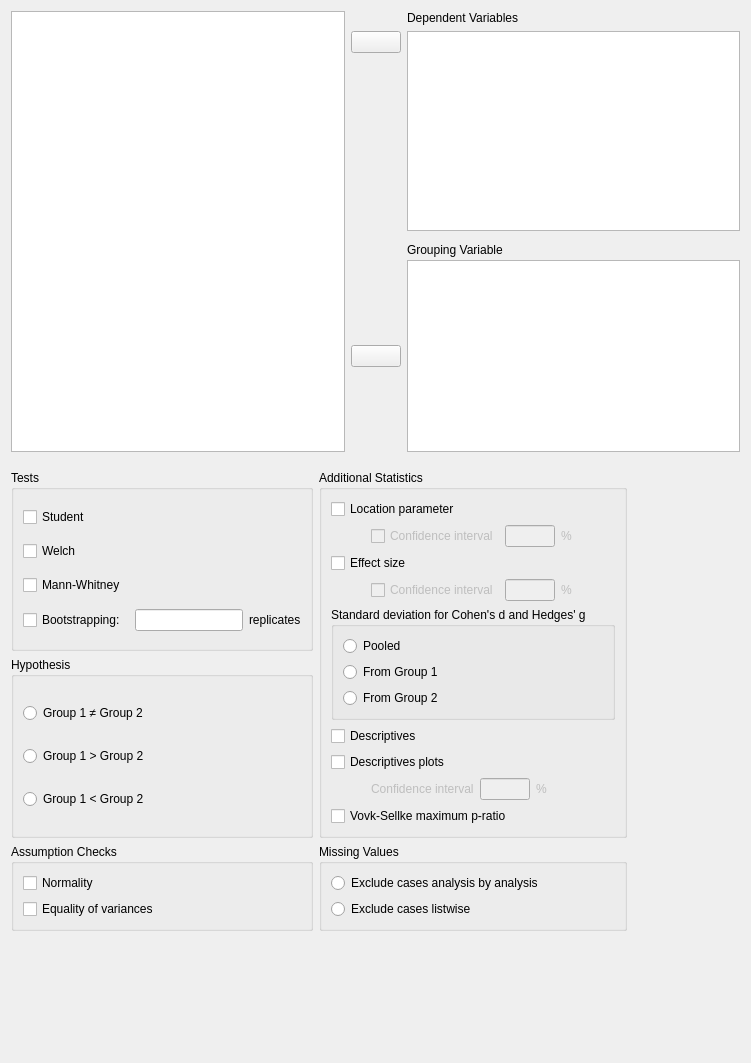
<?xml version="1.0" encoding="UTF-8"?>
<ui version="4.0">
 <class>TTestIndependentSamplesForm</class>
 <widget class="QWidget" name="TTestIndependentSamplesForm">
  <property name="geometry">
   <rect>
    <x>0</x>
    <y>0</y>
    <width>751</width>
    <height>1063</height>
   </rect>
  </property>
  <property name="sizePolicy">
   <sizepolicy hsizetype="Fixed" vsizetype="Preferred">
    <horstretch>0</horstretch>
    <verstretch>0</verstretch>
   </sizepolicy>
  </property>
  <property name="windowTitle">
   <string>Form</string>
  </property>
  <layout class="QGridLayout" name="gridLayout_10">
   <property name="verticalSpacing">
    <number>0</number>
   </property>
   <item row="0" column="0">
    <widget class="QWidget" name="topWidget" native="true">
     <property name="sizePolicy">
      <sizepolicy hsizetype="Preferred" vsizetype="Fixed">
       <horstretch>0</horstretch>
       <verstretch>0</verstretch>
      </sizepolicy>
     </property>
     <layout class="QGridLayout" name="gridLayout_8">
      <property name="leftMargin">
       <number>0</number>
      </property>
      <property name="topMargin">
       <number>0</number>
      </property>
      <property name="rightMargin">
       <number>0</number>
      </property>
      <property name="verticalSpacing">
       <number>3</number>
      </property>
      <item row="0" column="2">
       <widget class="QLabel" name="label_4">
        <property name="sizePolicy">
         <sizepolicy hsizetype="Fixed" vsizetype="Fixed">
          <horstretch>0</horstretch>
          <verstretch>0</verstretch>
         </sizepolicy>
        </property>
        <property name="text">
         <string>Dependent Variables</string>
        </property>
       </widget>
      </item>
      <item row="8" column="1">
       <widget class="AssignButton" name="buttonAssignGroupingVariable">
        <property name="sizePolicy">
         <sizepolicy hsizetype="Fixed" vsizetype="Fixed">
          <horstretch>0</horstretch>
          <verstretch>0</verstretch>
         </sizepolicy>
        </property>
        <property name="minimumSize">
         <size>
          <width>50</width>
          <height>0</height>
         </size>
        </property>
        <property name="maximumSize">
         <size>
          <width>50</width>
          <height>16777215</height>
         </size>
        </property>
        <property name="text">
         <string/>
        </property>
       </widget>
      </item>
      <item row="8" column="2">
       <widget class="boundSingleItemView" name="groupingVariable">
        <property name="sizePolicy">
         <sizepolicy hsizetype="Expanding" vsizetype="Fixed">
          <horstretch>0</horstretch>
          <verstretch>0</verstretch>
         </sizepolicy>
        </property>
        <property name="minimumSize">
         <size>
          <width>0</width>
          <height>0</height>
         </size>
        </property>
        <property name="maximumSize">
         <size>
          <width>16777215</width>
          <height>16777215</height>
         </size>
        </property>
       </widget>
      </item>
      <item row="7" column="2">
       <widget class="QLabel" name="label_5">
        <property name="sizePolicy">
         <sizepolicy hsizetype="Fixed" vsizetype="Fixed">
          <horstretch>0</horstretch>
          <verstretch>0</verstretch>
         </sizepolicy>
        </property>
        <property name="text">
         <string>Grouping Variable</string>
        </property>
       </widget>
      </item>
      <item row="0" column="0" rowspan="9">
       <widget class="AvailableFieldsListView" name="listAvailableFields">
        <property name="sizePolicy">
         <sizepolicy hsizetype="Expanding" vsizetype="Preferred">
          <horstretch>0</horstretch>
          <verstretch>0</verstretch>
         </sizepolicy>
        </property>
        <property name="maximumSize">
         <size>
          <width>16777215</width>
          <height>16777215</height>
         </size>
        </property>
        <property name="selectionMode">
         <enum>QAbstractItemView::ExtendedSelection</enum>
        </property>
       </widget>
      </item>
      <item row="2" column="1">
       <widget class="AssignButton" name="buttonAssignVariables">
        <property name="sizePolicy">
         <sizepolicy hsizetype="Fixed" vsizetype="Fixed">
          <horstretch>0</horstretch>
          <verstretch>0</verstretch>
         </sizepolicy>
        </property>
        <property name="minimumSize">
         <size>
          <width>50</width>
          <height>0</height>
         </size>
        </property>
        <property name="maximumSize">
         <size>
          <width>50</width>
          <height>16777215</height>
         </size>
        </property>
        <property name="text">
         <string/>
        </property>
       </widget>
      </item>
      <item row="3" column="1">
       <spacer name="verticalSpacer_2">
        <property name="orientation">
         <enum>Qt::Vertical</enum>
        </property>
        <property name="sizeHint" stdset="0">
         <size>
          <width>20</width>
          <height>40</height>
         </size>
        </property>
       </spacer>
      </item>
      <item row="2" column="2" rowspan="2">
       <widget class="BoundListView" name="variables">
        <property name="sizePolicy">
         <sizepolicy hsizetype="Expanding" vsizetype="Fixed">
          <horstretch>0</horstretch>
          <verstretch>0</verstretch>
         </sizepolicy>
        </property>
        <property name="minimumSize">
         <size>
          <width>0</width>
          <height>200</height>
         </size>
        </property>
        <property name="maximumSize">
         <size>
          <width>16777215</width>
          <height>200</height>
         </size>
        </property>
        <property name="selectionMode">
         <enum>QAbstractItemView::ExtendedSelection</enum>
        </property>
       </widget>
      </item>
     </layout>
    </widget>
   </item>
   <item row="1" column="0">
    <widget class="QWidget" name="gridWidget" native="true">
     <property name="sizePolicy">
      <sizepolicy hsizetype="Fixed" vsizetype="Fixed">
       <horstretch>0</horstretch>
       <verstretch>0</verstretch>
      </sizepolicy>
     </property>
     <layout class="QGridLayout" name="gridLayout">
      <property name="leftMargin">
       <number>0</number>
      </property>
      <property name="rightMargin">
       <number>0</number>
      </property>
      <property name="bottomMargin">
       <number>0</number>
      </property>
      <item row="0" column="0">
       <widget class="GroupBox" name="tests">
        <property name="sizePolicy">
         <sizepolicy hsizetype="Preferred" vsizetype="Preferred">
          <horstretch>0</horstretch>
          <verstretch>0</verstretch>
         </sizepolicy>
        </property>
        <property name="title">
         <string>Tests</string>
        </property>
        <layout class="QGridLayout" name="gridLayout_7">
         <item row="2" column="0">
          <widget class="BoundCheckBox" name="mannWhitneyU">
           <property name="sizePolicy">
            <sizepolicy hsizetype="Fixed" vsizetype="Fixed">
             <horstretch>0</horstretch>
             <verstretch>0</verstretch>
            </sizepolicy>
           </property>
           <property name="text">
            <string>Mann-Whitney </string>
           </property>
          </widget>
         </item>
         <item row="0" column="1" rowspan="3">
          <spacer name="horizontalSpacer">
           <property name="orientation">
            <enum>Qt::Horizontal</enum>
           </property>
           <property name="sizeHint" stdset="0">
            <size>
             <width>5</width>
             <height>20</height>
            </size>
           </property>
          </spacer>
         </item>
         <item row="0" column="0">
          <widget class="BoundCheckBox" name="students">
           <property name="sizePolicy">
            <sizepolicy hsizetype="Fixed" vsizetype="Fixed">
             <horstretch>0</horstretch>
             <verstretch>0</verstretch>
            </sizepolicy>
           </property>
           <property name="text">
            <string>Student</string>
           </property>
          </widget>
         </item>
         <item row="1" column="0">
          <widget class="BoundCheckBox" name="welchs">
           <property name="sizePolicy">
            <sizepolicy hsizetype="Fixed" vsizetype="Fixed">
             <horstretch>0</horstretch>
             <verstretch>0</verstretch>
            </sizepolicy>
           </property>
           <property name="text">
            <string>Welch</string>
           </property>
          </widget>
         </item>
         <item row="3" column="0">
          <widget class="BoundCheckBox" name="bootstrapping">
           <property name="text">
            <string>Bootstrapping:</string>
           </property>
          </widget>
         </item>
         <item row="3" column="1">
          <widget class="BoundTextBox" name="bootstrappingReplicates"/>
         </item>
         <item row="3" column="2">
          <widget class="QLabel" name="bootstrappingReplicatesLabel">
           <property name="text">
            <string>replicates</string>
           </property>
          </widget>
         </item>
        </layout>
       </widget>
      </item>
      <item row="2" column="1">
       <widget class="BoundGroupBox" name="missingValues">
        <property name="sizePolicy">
         <sizepolicy hsizetype="Preferred" vsizetype="Preferred">
          <horstretch>0</horstretch>
          <verstretch>0</verstretch>
         </sizepolicy>
        </property>
        <property name="title">
         <string>Missing Values</string>
        </property>
        <property name="flat">
         <bool>false</bool>
        </property>
        <layout class="QGridLayout" name="gridLayout_6">
         <item row="0" column="0">
          <widget class="QRadioButton" name="_1excludeAnalysisByAnalysis">
           <property name="sizePolicy">
            <sizepolicy hsizetype="Fixed" vsizetype="Fixed">
             <horstretch>0</horstretch>
             <verstretch>0</verstretch>
            </sizepolicy>
           </property>
           <property name="text">
            <string>Exclude cases analysis by analysis</string>
           </property>
          </widget>
         </item>
         <item row="1" column="0">
          <widget class="QRadioButton" name="_2excludeListwise">
           <property name="sizePolicy">
            <sizepolicy hsizetype="Fixed" vsizetype="Fixed">
             <horstretch>0</horstretch>
             <verstretch>0</verstretch>
            </sizepolicy>
           </property>
           <property name="text">
            <string>Exclude cases listwise</string>
           </property>
          </widget>
         </item>
         <item row="0" column="1">
          <spacer name="horizontalSpacer_4">
           <property name="orientation">
            <enum>Qt::Horizontal</enum>
           </property>
           <property name="sizeHint" stdset="0">
            <size>
             <width>5</width>
             <height>20</height>
            </size>
           </property>
          </spacer>
         </item>
        </layout>
       </widget>
      </item>
      <item row="2" column="0">
       <widget class="GroupBox" name="groupBox">
        <property name="sizePolicy">
         <sizepolicy hsizetype="Preferred" vsizetype="Preferred">
          <horstretch>0</horstretch>
          <verstretch>0</verstretch>
         </sizepolicy>
        </property>
        <property name="title">
         <string>Assumption Checks</string>
        </property>
        <layout class="QGridLayout" name="gridLayout_9">
         <item row="1" column="0">
          <widget class="BoundCheckBox" name="equalityOfVariancesTests">
           <property name="sizePolicy">
            <sizepolicy hsizetype="Fixed" vsizetype="Fixed">
             <horstretch>0</horstretch>
             <verstretch>0</verstretch>
            </sizepolicy>
           </property>
           <property name="text">
            <string>Equality of variances</string>
           </property>
          </widget>
         </item>
         <item row="0" column="0">
          <widget class="BoundCheckBox" name="normalityTests">
           <property name="sizePolicy">
            <sizepolicy hsizetype="Fixed" vsizetype="Fixed">
             <horstretch>0</horstretch>
             <verstretch>0</verstretch>
            </sizepolicy>
           </property>
           <property name="text">
            <string>Normality</string>
           </property>
          </widget>
         </item>
         <item row="0" column="1" rowspan="2">
          <spacer name="horizontalSpacer_3">
           <property name="orientation">
            <enum>Qt::Horizontal</enum>
           </property>
           <property name="sizeHint" stdset="0">
            <size>
             <width>5</width>
             <height>20</height>
            </size>
           </property>
          </spacer>
         </item>
        </layout>
       </widget>
      </item>
      <item row="1" column="0">
       <widget class="BoundGroupBox" name="hypothesis">
        <property name="sizePolicy">
         <sizepolicy hsizetype="Preferred" vsizetype="Preferred">
          <horstretch>0</horstretch>
          <verstretch>0</verstretch>
         </sizepolicy>
        </property>
        <property name="minimumSize">
         <size>
          <width>240</width>
          <height>0</height>
         </size>
        </property>
        <property name="title">
         <string>Hypothesis</string>
        </property>
        <layout class="QGridLayout" name="gridLayout_5">
         <item row="1" column="0">
          <widget class="QRadioButton" name="_2groupOneGreater">
           <property name="sizePolicy">
            <sizepolicy hsizetype="Fixed" vsizetype="Fixed">
             <horstretch>0</horstretch>
             <verstretch>0</verstretch>
            </sizepolicy>
           </property>
           <property name="text">
            <string>Group 1 &gt; Group 2</string>
           </property>
          </widget>
         </item>
         <item row="2" column="0">
          <widget class="QRadioButton" name="_3groupTwoGreater">
           <property name="sizePolicy">
            <sizepolicy hsizetype="Fixed" vsizetype="Fixed">
             <horstretch>0</horstretch>
             <verstretch>0</verstretch>
            </sizepolicy>
           </property>
           <property name="text">
            <string>Group 1 &lt; Group 2</string>
           </property>
          </widget>
         </item>
         <item row="0" column="0">
          <widget class="QRadioButton" name="_1notEqual">
           <property name="sizePolicy">
            <sizepolicy hsizetype="Fixed" vsizetype="Fixed">
             <horstretch>0</horstretch>
             <verstretch>0</verstretch>
            </sizepolicy>
           </property>
           <property name="text">
            <string>Group 1 ≠ Group 2</string>
           </property>
          </widget>
         </item>
         <item row="0" column="1" rowspan="3">
          <spacer name="horizontalSpacer_2">
           <property name="orientation">
            <enum>Qt::Horizontal</enum>
           </property>
           <property name="sizeHint" stdset="0">
            <size>
             <width>5</width>
             <height>20</height>
            </size>
           </property>
          </spacer>
         </item>
        </layout>
       </widget>
      </item>
      <item row="0" column="1" rowspan="2">
       <widget class="GroupBox" name="groupBox_7">
        <property name="sizePolicy">
         <sizepolicy hsizetype="Preferred" vsizetype="Preferred">
          <horstretch>0</horstretch>
          <verstretch>0</verstretch>
         </sizepolicy>
        </property>
        <property name="title">
         <string>Additional Statistics</string>
        </property>
        <layout class="QFormLayout" name="formLayout">
         <item row="0" column="0">
          <widget class="BoundCheckBox" name="meanDifference">
           <property name="sizePolicy">
            <sizepolicy hsizetype="Fixed" vsizetype="Fixed">
             <horstretch>0</horstretch>
             <verstretch>0</verstretch>
            </sizepolicy>
           </property>
           <property name="text">
            <string>Location parameter</string>
           </property>
          </widget>
         </item>
         <item row="1" column="0">
          <widget class="QWidget" name="widgetDescriptivesMeanDiffConfidenceInterval" native="true">
           <property name="enabled">
            <bool>false</bool>
           </property>
           <property name="sizePolicy">
            <sizepolicy hsizetype="Fixed" vsizetype="Fixed">
             <horstretch>0</horstretch>
             <verstretch>0</verstretch>
            </sizepolicy>
           </property>
           <layout class="QGridLayout" name="gridLayout_12">
            <property name="leftMargin">
             <number>40</number>
            </property>
            <property name="topMargin">
             <number>0</number>
            </property>
            <property name="rightMargin">
             <number>0</number>
            </property>
            <property name="bottomMargin">
             <number>0</number>
            </property>
            <item row="0" column="0">
             <widget class="BoundCheckBox" name="meanDiffConfidenceIntervalCheckbox">
              <property name="text">
               <string>Confidence interval</string>
              </property>
             </widget>
            </item>
            <item row="0" column="2">
             <widget class="BoundTextBox" name="descriptivesMeanDiffConfidenceIntervalPercent">
              <property name="sizePolicy">
               <sizepolicy hsizetype="Fixed" vsizetype="Fixed">
                <horstretch>0</horstretch>
                <verstretch>0</verstretch>
               </sizepolicy>
              </property>
              <property name="maximumSize">
               <size>
                <width>50</width>
                <height>16777215</height>
               </size>
              </property>
             </widget>
            </item>
            <item row="0" column="3">
             <widget class="QLabel" name="label_10">
              <property name="sizePolicy">
               <sizepolicy hsizetype="Fixed" vsizetype="Fixed">
                <horstretch>0</horstretch>
                <verstretch>0</verstretch>
               </sizepolicy>
              </property>
              <property name="text">
               <string>%</string>
              </property>
             </widget>
            </item>
           </layout>
          </widget>
         </item>
         <item row="2" column="0">
          <widget class="BoundCheckBox" name="effectSize">
           <property name="sizePolicy">
            <sizepolicy hsizetype="Fixed" vsizetype="Fixed">
             <horstretch>0</horstretch>
             <verstretch>0</verstretch>
            </sizepolicy>
           </property>
           <property name="text">
            <string>Effect size</string>
           </property>
          </widget>
         </item>
         <item row="4" column="0">
          <widget class="QWidget" name="widgetEffectSizeExtras" native="true">
           <property name="enabled">
            <bool>false</bool>
           </property>
           <property name="sizePolicy">
            <sizepolicy hsizetype="Fixed" vsizetype="Fixed">
             <horstretch>0</horstretch>
             <verstretch>0</verstretch>
            </sizepolicy>
           </property>
           <layout class="QGridLayout" name="gridLayout_13">
            <property name="leftMargin">
             <number>40</number>
            </property>
            <property name="topMargin">
             <number>0</number>
            </property>
            <property name="rightMargin">
             <number>0</number>
            </property>
            <property name="bottomMargin">
             <number>0</number>
            </property>
            <item row="2" column="0">
             <widget class="BoundCheckBox" name="effSizeConfidenceIntervalCheckbox">
              <property name="text">
               <string>Confidence interval</string>
              </property>
             </widget>
            </item>
            <item row="2" column="2">
             <widget class="BoundTextBox" name="descriptivesEffectSizeConfidenceIntervalPercent">
              <property name="sizePolicy">
               <sizepolicy hsizetype="Fixed" vsizetype="Fixed">
                <horstretch>0</horstretch>
                <verstretch>0</verstretch>
               </sizepolicy>
              </property>
              <property name="maximumSize">
               <size>
                <width>50</width>
                <height>16777215</height>
               </size>
              </property>
             </widget>
            </item>
            <item row="2" column="3">
             <widget class="QLabel" name="label_11">
              <property name="sizePolicy">
               <sizepolicy hsizetype="Fixed" vsizetype="Fixed">
                <horstretch>0</horstretch>
                <verstretch>0</verstretch>
               </sizepolicy>
              </property>
              <property name="text">
               <string>%</string>
              </property>
             </widget>
            </item>
           </layout>
          </widget>
         </item>
         <item row="6" column="0">
          <widget class="BoundCheckBox" name="descriptives">
           <property name="sizePolicy">
            <sizepolicy hsizetype="Fixed" vsizetype="Fixed">
             <horstretch>0</horstretch>
             <verstretch>0</verstretch>
            </sizepolicy>
           </property>
           <property name="text">
            <string>Descriptives</string>
           </property>
          </widget>
         </item>
         <item row="7" column="0">
          <widget class="BoundCheckBox" name="descriptivesPlots">
           <property name="sizePolicy">
            <sizepolicy hsizetype="Fixed" vsizetype="Fixed">
             <horstretch>0</horstretch>
             <verstretch>0</verstretch>
            </sizepolicy>
           </property>
           <property name="text">
            <string>Descriptives plots</string>
           </property>
          </widget>
         </item>
         <item row="8" column="0">
          <widget class="QWidget" name="widgetDescriptivesPlotsConfidenceInterval" native="true">
           <property name="enabled">
            <bool>false</bool>
           </property>
           <property name="sizePolicy">
            <sizepolicy hsizetype="Fixed" vsizetype="Fixed">
             <horstretch>0</horstretch>
             <verstretch>0</verstretch>
            </sizepolicy>
           </property>
           <layout class="QGridLayout" name="gridLayout_4">
            <property name="leftMargin">
             <number>40</number>
            </property>
            <property name="topMargin">
             <number>0</number>
            </property>
            <property name="rightMargin">
             <number>0</number>
            </property>
            <property name="bottomMargin">
             <number>0</number>
            </property>
            <item row="0" column="1">
             <widget class="BoundTextBox" name="descriptivesPlotsConfidenceInterval">
              <property name="sizePolicy">
               <sizepolicy hsizetype="Fixed" vsizetype="Fixed">
                <horstretch>0</horstretch>
                <verstretch>0</verstretch>
               </sizepolicy>
              </property>
              <property name="maximumSize">
               <size>
                <width>50</width>
                <height>16777215</height>
               </size>
              </property>
             </widget>
            </item>
            <item row="0" column="0">
             <widget class="QLabel" name="label_3">
              <property name="sizePolicy">
               <sizepolicy hsizetype="Fixed" vsizetype="Fixed">
                <horstretch>0</horstretch>
                <verstretch>0</verstretch>
               </sizepolicy>
              </property>
              <property name="text">
               <string>Confidence interval</string>
              </property>
             </widget>
            </item>
            <item row="0" column="2">
             <widget class="QLabel" name="label_6">
              <property name="sizePolicy">
               <sizepolicy hsizetype="Fixed" vsizetype="Fixed">
                <horstretch>0</horstretch>
                <verstretch>0</verstretch>
               </sizepolicy>
              </property>
              <property name="text">
               <string>%</string>
              </property>
             </widget>
            </item>
           </layout>
          </widget>
         </item>
         <item row="9" column="0">
          <widget class="BoundCheckBox" name="VovkSellkeMPR">
           <property name="sizePolicy">
            <sizepolicy hsizetype="Fixed" vsizetype="Fixed">
             <horstretch>0</horstretch>
             <verstretch>0</verstretch>
            </sizepolicy>
           </property>
           <property name="text">
            <string>Vovk-Sellke maximum p-ratio</string>
           </property>
          </widget>
         </item>
         <item row="5" column="0">
          <widget class="BoundGroupBox" name="effectSizeSD">
           <property name="minimumSize">
            <size>
             <width>100</width>
             <height>80</height>
            </size>
           </property>
           <property name="title">
            <string>Standard deviation for Cohen's d and Hedges' g</string>
           </property>
           <layout class="QGridLayout" name="gridLayout_2">
            <item row="0" column="0">
             <widget class="QRadioButton" name="_1effectSizeSDPooled">
              <property name="text">
               <string>Pooled</string>
              </property>
             </widget>
            </item>
            <item row="1" column="0">
             <widget class="QRadioButton" name="_2effectSizeSDGroup1">
              <property name="text">
               <string>From Group 1</string>
              </property>
             </widget>
            </item>
            <item row="2" column="0">
             <widget class="QRadioButton" name="_3effectSizeSDGroup2">
              <property name="text">
               <string>From Group 2</string>
              </property>
             </widget>
            </item>
           </layout>
          </widget>
         </item>
        </layout>
        <zorder>meanDifference</zorder>
        <zorder>effectSize</zorder>
        <zorder>descriptives</zorder>
        <zorder>descriptivesPlots</zorder>
        <zorder>widgetDescriptivesPlotsConfidenceInterval</zorder>
        <zorder>VovkSellkeMPR</zorder>
        <zorder>widgetDescriptivesMeanDiffConfidenceInterval</zorder>
        <zorder>widgetEffectSizeExtras</zorder>
        <zorder>effectSizeSD</zorder>
       </widget>
      </item>
     </layout>
    </widget>
   </item>
   <item row="2" column="0">
    <spacer name="verticalSpacer">
     <property name="orientation">
      <enum>Qt::Vertical</enum>
     </property>
     <property name="sizeHint" stdset="0">
      <size>
       <width>20</width>
       <height>40</height>
      </size>
     </property>
    </spacer>
   </item>
  </layout>
 </widget>
 <customwidgets>
  <customwidget>
   <class>AssignButton</class>
   <extends>QPushButton</extends>
   <header>widgets/assignbutton.h</header>
  </customwidget>
  <customwidget>
   <class>AvailableFieldsListView</class>
   <extends>QListView</extends>
   <header>widgets/availablefieldslistview.h</header>
  </customwidget>
  <customwidget>
   <class>GroupBox</class>
   <extends>QGroupBox</extends>
   <header>widgets/groupbox.h</header>
   <container>1</container>
  </customwidget>
  <customwidget>
   <class>BoundTextBox</class>
   <extends>QLineEdit</extends>
   <header>widgets/boundtextbox.h</header>
  </customwidget>
  <customwidget>
   <class>BoundGroupBox</class>
   <extends>QGroupBox</extends>
   <header>widgets/boundgroupbox.h</header>
   <container>1</container>
  </customwidget>
  <customwidget>
   <class>BoundCheckBox</class>
   <extends>QCheckBox</extends>
   <header>widgets/boundcheckbox.h</header>
  </customwidget>
  <customwidget>
   <class>BoundListView</class>
   <extends>QListView</extends>
   <header>widgets/boundlistview.h</header>
  </customwidget>
  <customwidget>
   <class>boundSingleItemView</class>
   <extends>QListView</extends>
   <header>widgets/boundsingleitemview.h</header>
  </customwidget>
 </customwidgets>
 <tabstops>
  <tabstop>listAvailableFields</tabstop>
  <tabstop>buttonAssignVariables</tabstop>
  <tabstop>variables</tabstop>
  <tabstop>buttonAssignGroupingVariable</tabstop>
  <tabstop>groupingVariable</tabstop>
  <tabstop>students</tabstop>
  <tabstop>welchs</tabstop>
  <tabstop>mannWhitneyU</tabstop>
  <tabstop>_1notEqual</tabstop>
  <tabstop>_2groupOneGreater</tabstop>
  <tabstop>_3groupTwoGreater</tabstop>
  <tabstop>meanDifference</tabstop>
  <tabstop>effectSize</tabstop>
  <tabstop>descriptives</tabstop>
  <tabstop>descriptivesPlots</tabstop>
  <tabstop>descriptivesPlotsConfidenceInterval</tabstop>
  <tabstop>VovkSellkeMPR</tabstop>
  <tabstop>normalityTests</tabstop>
  <tabstop>equalityOfVariancesTests</tabstop>
  <tabstop>_1excludeAnalysisByAnalysis</tabstop>
  <tabstop>_2excludeListwise</tabstop>
 </tabstops>
 <resources/>
 <connections>
  <connection>
   <sender>descriptivesPlots</sender>
   <signal>toggled(bool)</signal>
   <receiver>widgetDescriptivesPlotsConfidenceInterval</receiver>
   <slot>setEnabled(bool)</slot>
   <hints>
    <hint type="sourcelabel">
     <x>332</x>
     <y>658</y>
    </hint>
    <hint type="destinationlabel">
     <x>382</x>
     <y>687</y>
    </hint>
   </hints>
  </connection>
  <connection>
   <sender>meanDifference</sender>
   <signal>toggled(bool)</signal>
   <receiver>widgetDescriptivesMeanDiffConfidenceInterval</receiver>
   <slot>setEnabled(bool)</slot>
   <hints>
    <hint type="sourcelabel">
     <x>346</x>
     <y>512</y>
    </hint>
    <hint type="destinationlabel">
     <x>415</x>
     <y>543</y>
    </hint>
   </hints>
  </connection>
  <connection>
   <sender>effectSize</sender>
   <signal>toggled(bool)</signal>
   <receiver>widgetEffectSizeExtras</receiver>
   <slot>setEnabled(bool)</slot>
   <hints>
    <hint type="sourcelabel">
     <x>324</x>
     <y>575</y>
    </hint>
    <hint type="destinationlabel">
     <x>415</x>
     <y>606</y>
    </hint>
   </hints>
  </connection>
 </connections>
</ui>
